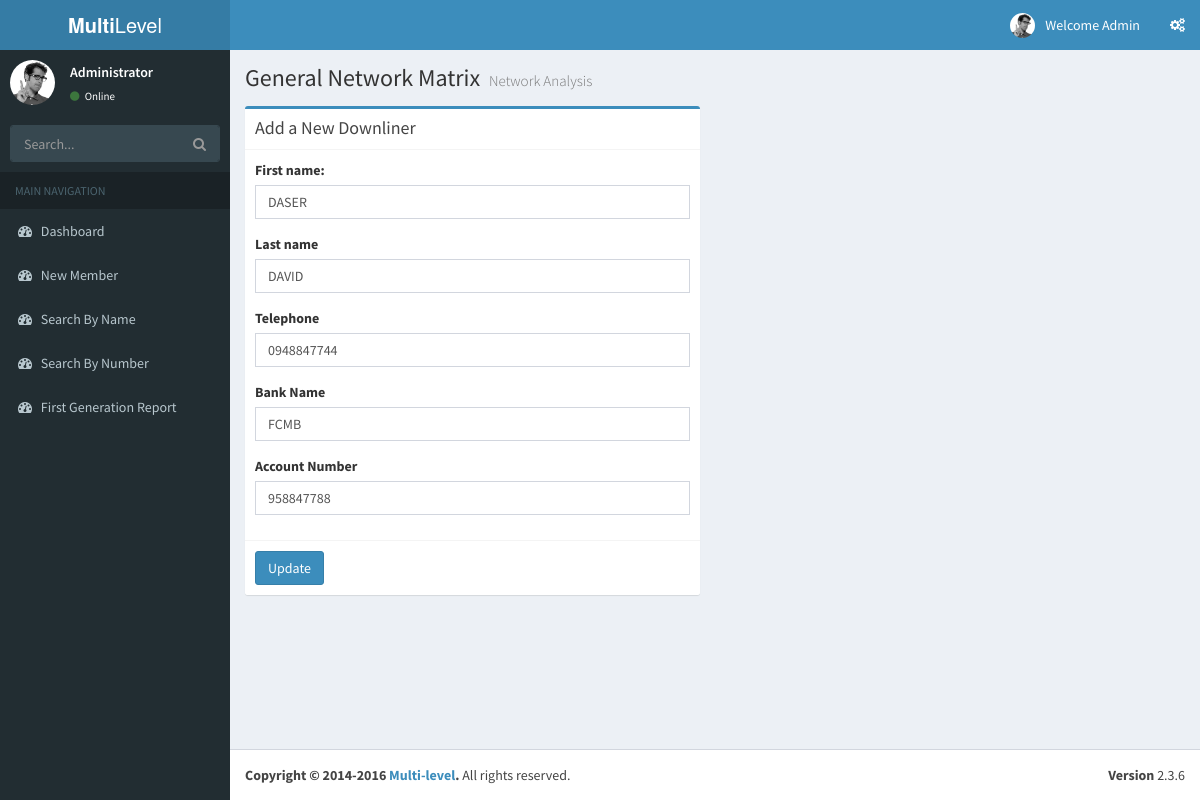
The app's page /editprofile.php?pid=1 (signed in) with its own data.
### tables this page shows
CREATE TABLE IF NOT EXISTS `networking` (
`id` int(11) NOT NULL,
  `firstgen` varchar(20) NOT NULL,
  `secgen` varchar(20) NOT NULL,
  `thirdgen` varchar(20) NOT NULL,
  `fourthgen` varchar(20) NOT NULL,
  `firstname` varchar(250) NOT NULL,
  `lastname` varchar(250) NOT NULL,
  `bank` varchar(250) NOT NULL,
  `bankno` varchar(250) NOT NULL,
  `telephone` varchar(200) NOT NULL,
  `flipflag` int(11) NOT NULL DEFAULT '0',
  `level` int(11) NOT NULL DEFAULT '0'
);

### editprofile.php (the view, shortened to what this page needs)
<?php
$pid = $_GET['pid'];
$updatesql1 = mysql_query("SELECT * FROM networking WHERE id='$pid'") or die(mysql_error());
if(mysql_num_rows($updatesql1) >'0')
{
 $updatesql = mysql_fetch_array($updatesql1);
}else{
 header("location:dashboard.php");
}
?>
<?php
include("head.php");
?>
<div class="wrapper">
 <?php
include("nav.php");
include("sidebar.php");
?>
  <div class="content-wrapper">
    <section class="content-header">
      <h1>
        General Network Matrix
        <small>Network Analysis</small>
      </h1>
    </section>
    <section class="content">
      <div class="row">
 <div class="col-md-6">
          <div class="box box-primary">
            <div class="box-header with-border">
              <h3 class="box-title">Add a New Downliner</h3>
            </div>
            <form action="<?php echo $_SERVER['PHP_SELF']; ?>?pid<?php echo $_GET['pid']; ?>" method="POST">
              <div class="box-body">
                <div class="form-group">
                  <label for="exampleInputEmail1">First name:</label>
                  <input type="text" class="form-control" id="" name="fname" placeholder="First Name" value="<?php echo $updatesql['firstname']; ?>">
                </div>
                <div class="form-group">
                  <label for="exampleInputPassword1">Last name</label>
                  <input type="text" class="form-control" id="" placeholder="Last Name" name="lname" value="<?php echo $updatesql['lastname']; ?>">
                </div>
                <div class="form-group">
                  <label for="exampleInputPassword1">Telephone</label>
                  <input type="text" class="form-control" id="" placeholder="Telephone" name="phone" value="<?php echo $updatesql['telephone']; ?>">
                </div>
 <div class="form-group">
                  <label for="exampleInputPassword1">Bank Name</label>
                  <input type="text" class="form-control" id="" placeholder="Bank Name" name="bank" value="<?php echo $updatesql['bank']; ?>">
                </div>
 <div class="form-group">
                  <label for="exampleInputPassword1">Account Number</label>
                  <input type="text" class="form-control" id="" placeholder="Account Number" name="acctno" value="<?php echo $updatesql['bankno']; ?>">
                </div>
              </div>
              <div class="box-footer">
		<input type="submit" name="sub" class="btn btn-primary" value="Update"/>
              </div>
            </form>
          </div>
</div>
</div>
    </section>
  </div>
  <?php
include("footer.php");
?>

### records on screen
networking: fname "DASER", lname "DAVID", phone "0948847744", bank "FCMB", acctno "958847788"
